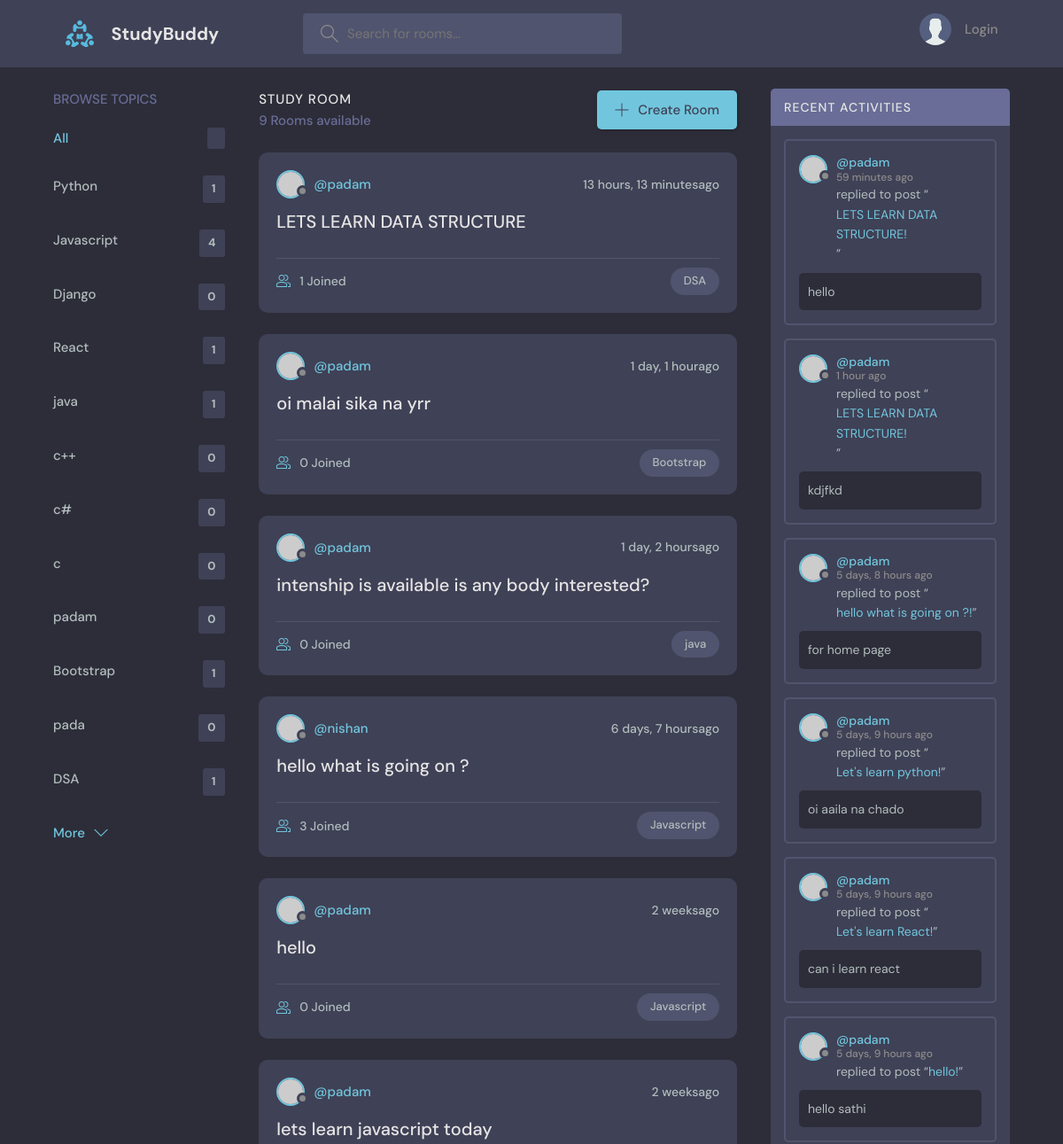
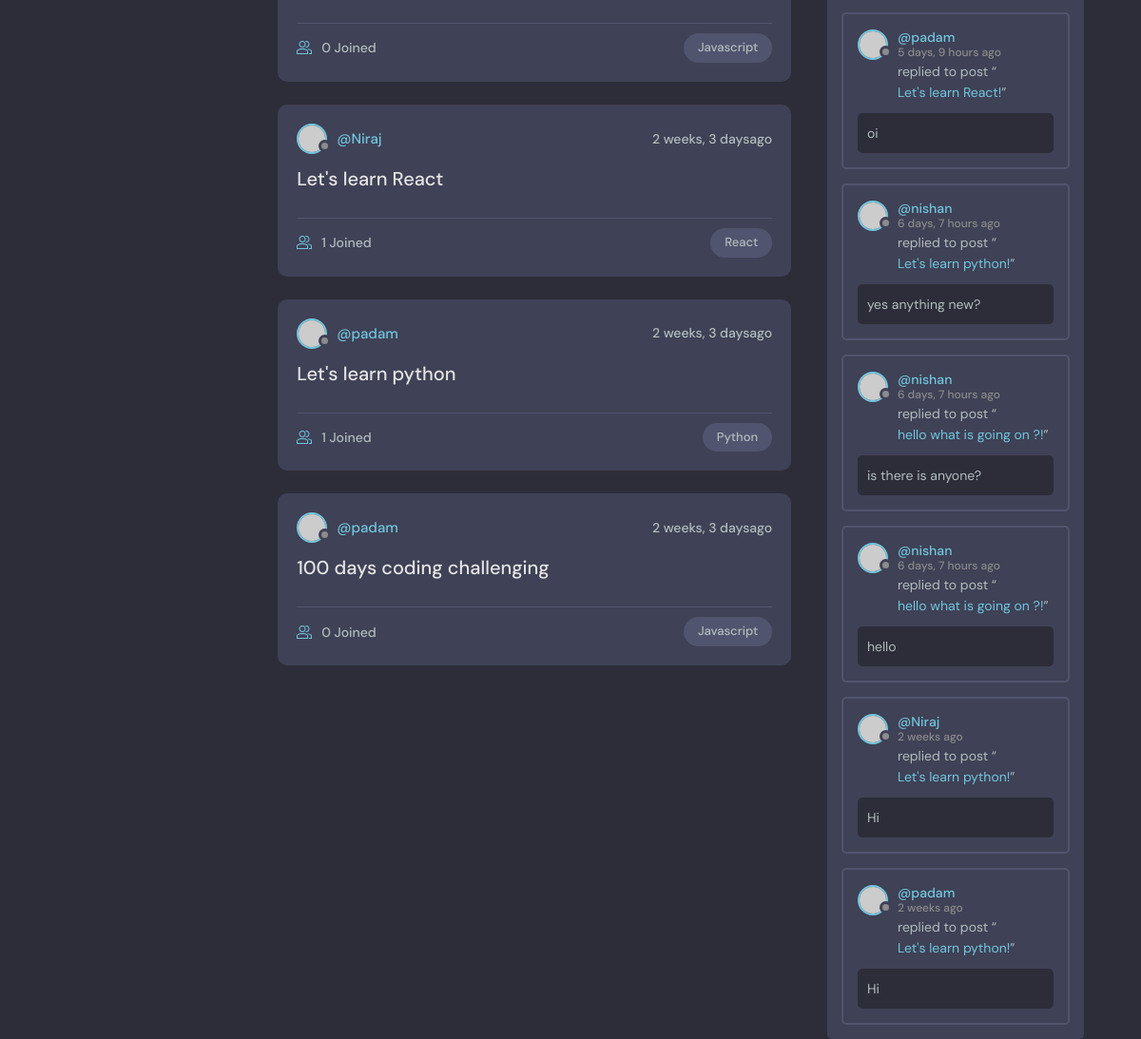
The page / on the database its author committed (2 pictures, top to bottom).
### base/models.py (models this page shows, shortened)
class Topic(models.Model):
    name = models.CharField(max_length=200)

class Room(models.Model):
    host = models.ForeignKey(User,on_delete = models.SET_NULL,null = True)
    topic = models.ForeignKey(Topic,on_delete = models.SET_NULL,null = True)
    name = models.CharField(max_length=200)
    description = models.TextField(null= True,blank = True) #null= true or black= true -- means it cannot be null and black
    participants = models.ManyToManyField(User,related_name='participants' ,blank=True)
    updated = models.DateTimeField(auto_now = True)#it take timestamp everytime whenever updated
    created = models.DateTimeField(auto_now_add = True) #it takes timestapm at the beginning only
    class Meta:
        ordering = ['-updated','-created'] # (-) will make the ordering of lettest item at beginning
    def __str__(self):
        return self.name

class Message(models.Model):
    user = models.ForeignKey(User,on_delete = models.CASCADE)
    room = models.ForeignKey(Room,on_delete=models.CASCADE) #0n_delete= models.CASCADE =>means all the child messages will be deleted
    body= models.TextField()
    updated = models.DateField(auto_now = True)
    created = models.DateTimeField(auto_now_add = True)
    class Meta:
        ordering = ['-updated','-created']

### base/views.py (the view)
# urls.py: path('',views.home,name="home"),
def home(request):
    q = request.GET.get('q') if request.GET.get('q') != None else ''
    rooms = Room.objects.filter(
        Q(topic__name__icontains = q) |
        Q(name__icontains = q) |
        Q(description__icontains = q)
        )
    rooms_count = rooms.count()
    topics = Topic.objects.all()
    room_messages = Message.objects.filter(Q(room__topic__name__icontains = q))
    context = {
        'rooms':rooms,
        'topic':topics,
        'room_count':rooms_count,
        'room_message':room_messages
               }
    return render(request,'base/home.html',context)

### base/templates/base/home.html (shortened to what this page needs)
    {% extends 'main.html' %}
    {% block content %}
    <main class="layout layout--3">
      <div class="container">
        {% include 'base/topics_components.html' %}
        <div class="roomList">
          <div class="roomList__header">
            <div>
              <h2>Study Room</h2>
              <p>{{room_count}} Rooms available</p>
            </div>
            <a class="btn btn--main" href="{% url 'create-room' %}">
              <svg version="1.1" xmlns="http://www.w3.org/2000/svg" width="32" height="32" viewBox="0 0 32 32">
                <title>add</title>
                <path
                  d="M16.943 0.943h-1.885v14.115h-14.115v1.885h14.115v14.115h1.885v-14.115h14.115v-1.885h-14.115v-14.115z"
                ></path>
              </svg>
              Create Room
            </a>
          </div>
         {% include 'base/feed_components.html' %}
        </div>
        {% include 'base/activity_components.html' %}
      </div>
    </main>
{% endblock content %}

### base/templates/base/topics_components.html
<div class="topics">
    <div class="topics__header">
      <h2>Browse Topics</h2>
    </div>
    <ul class="topics__list">
      <li>
        <a href="{% url 'home' %}" class="active">All <span>{{topics.count}}</span></a>
      </li>
      {% for topics in topic %}
      <li>
        <a href="{% url 'home' %}?q={{topics.name}}">{{topics.name}} <span>{{topics.room_set.all.count}}</span></a>
      </li>
      {% endfor %}
    </ul>
    <a class="btn btn--link" href="topics.html">
      More
      <svg version="1.1" xmlns="http://www.w3.org/2000/svg" width="32" height="32" viewBox="0 0 32 32">
        <title>chevron-down</title>
        <path d="M16 21l-13-13h-3l16 16 16-16h-3l-13 13z"></path>
      </svg>
    </a>
  </div>

### base/templates/base/feed_components.html (shortened to what this page needs)
{% for i in rooms %}
<div class="roomListRoom">
    <div class="roomListRoom__header">
      <a href="{% url 'userProfile' i.host.id %}" class="roomListRoom__author">
        <div class="avatar avatar--small">
          <img src="https://randomuser.me/api/portraits/women/11.jpg" />
        </div>
        <span>@{{i.host.username}}</span>
      </a>
      <div class="roomListRoom__actions">
        <span>{{i.created |timesince}}ago</span>
      </div>
    </div>
    <div class="roomListRoom__content">
      <a href="{%  url 'room' i.id %}">{{i.name}}</a>
    </div>
    <div class="roomListRoom__meta">
      <a href="{%  url 'room' i.id %}" class="roomListRoom__joined">
        {{i.participants.all.count}} Joined
      </a>
      <p class="roomListRoom__topic">{{i.topic.name}}</p>
    </div>
  </div>
{% endfor %}

### base/templates/base/activity_components.html (shortened to what this page needs)
<div class="activities">
    <div class="activities__header">
      <h2>Recent Activities</h2>
    </div>
    {% for message in room_message %}
    <div class="activities__box">
      <div class="activities__boxHeader roomListRoom__header">
        <a href=" {% url 'userProfile' message.user.id %}" class="roomListRoom__author">
          <div class="avatar avatar--small">
            <img src="https://randomuser.me/api/portraits/women/11.jpg" />
          </div>
          <p>
            @{{message.user}}
            <span>{{message.created|timesince}} ago</span>
          </p>
        </a>
      </div>
      <div class="activities__boxContent">
        <p>replied to post “<a href="{% url 'room' message.room.id %}">{{message.room}}!</a>”</p>
        <div class="activities__boxRoomContent">
         {{message.body}}
        </div>
      </div>
    </div>
    {% endfor %}
  </div>

### rows shown on the page
Topic: name "Python", room_set.all.count "1"
Topic: name "Javascript", room_set.all.count "4"
Topic: name "Django", room_set.all.count "0"
Topic: name "React", room_set.all.count "1"
Topic: name "java", room_set.all.count "1"
Topic: name "c++", room_set.all.count "0"
Topic: name "c#", room_set.all.count "0"
Topic: name "c", room_set.all.count "0"
Topic: name "padam", room_set.all.count "0"
Topic: name "Bootstrap", room_set.all.count "1"
Topic: name "pada", room_set.all.count "0"
Topic: name "DSA", room_set.all.count "1"
Room: host.username "padam", created "13 hours, 13 minutes", name "LETS LEARN DATA STRUCTURE", participants.all.count "1", topic.name "DSA"
Room: host.username "padam", created "1 day, 1 hour", name "oi malai sika na yrr", participants.all.count "0", topic.name "Bootstrap"
Room: host.username "padam", created "1 day, 2 hours", name "intenship is available is any body interested?", participants.all.count "0", topic.name "java"
Room: host.username "nishan", created "6 days, 7 hours", name "hello what is going on ?", participants.all.count "3", topic.name "Javascript"
Room: host.username "padam", created "2 weeks", name "hello", participants.all.count "0", topic.name "Javascript"
Room: host.username "padam", created "2 weeks", name "lets learn javascript today", participants.all.count "0", topic.name "Javascript"
Room: host.username "Niraj", created "2 weeks, 3 days", name "Let's learn React", participants.all.count "1", topic.name "React"
Room: host.username "padam", created "2 weeks, 3 days", name "Let's learn python", participants.all.count "1", topic.name "Python"
Room: host.username "padam", created "2 weeks, 3 days", name "100 days coding challenging", participants.all.count "0", topic.name "Javascript"
Message: user "padam", created "59 minutes", room "LETS LEARN DATA STRUCTURE", body "hello"
Message: user "padam", created "1 hour", room "LETS LEARN DATA STRUCTURE", body "kdjfkd"
Message: user "padam", created "5 days, 8 hours", room "hello what is going on ?", body "for home page"
Message: user "padam", created "5 days, 9 hours", room "Let's learn python", body "oi aaila na chado"
Message: user "padam", created "5 days, 9 hours", room "Let's learn React", body "can i learn react"
Message: user "padam", created "5 days, 9 hours", room "hello", body "hello sathi"
Message: user "padam", created "5 days, 9 hours", room "Let's learn React", body "oi"
Message: user "nishan", created "6 days, 7 hours", room "Let's learn python", body "yes anything new?"
Message: user "nishan", created "6 days, 7 hours", room "hello what is going on ?", body "is there is anyone?"
Message: user "nishan", created "6 days, 7 hours", room "hello what is going on ?", body "hello"
Message: user "Niraj", created "2 weeks", room "Let's learn python", body "Hi"
Message: user "padam", created "2 weeks", room "Let's learn python", body "Hi"

### other values the page prints
{{ room_count }} "9"
